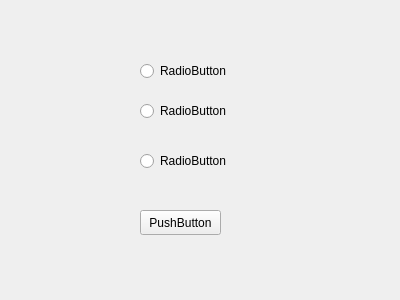
<?xml version="1.0" encoding="UTF-8"?>
<ui version="4.0">
 <class>Form</class>
 <widget class="QWidget" name="Form">
  <property name="geometry">
   <rect>
    <x>0</x>
    <y>0</y>
    <width>400</width>
    <height>300</height>
   </rect>
  </property>
  <property name="windowTitle">
   <string>Form</string>
  </property>
  <widget class="QRadioButton" name="radioButton">
   <property name="geometry">
    <rect>
     <x>140</x>
     <y>60</y>
     <width>95</width>
     <height>22</height>
    </rect>
   </property>
   <property name="text">
    <string>RadioButton</string>
   </property>
  </widget>
  <widget class="QRadioButton" name="radioButton_2">
   <property name="geometry">
    <rect>
     <x>140</x>
     <y>100</y>
     <width>95</width>
     <height>22</height>
    </rect>
   </property>
   <property name="text">
    <string>RadioButton</string>
   </property>
  </widget>
  <widget class="QRadioButton" name="radioButton_3">
   <property name="geometry">
    <rect>
     <x>140</x>
     <y>150</y>
     <width>95</width>
     <height>22</height>
    </rect>
   </property>
   <property name="text">
    <string>RadioButton</string>
   </property>
  </widget>
  <widget class="QPushButton" name="pushButton">
   <property name="geometry">
    <rect>
     <x>140</x>
     <y>210</y>
     <width>81</width>
     <height>25</height>
    </rect>
   </property>
   <property name="text">
    <string>PushButton</string>
   </property>
  </widget>
 </widget>
 <resources/>
 <connections/>
</ui>
